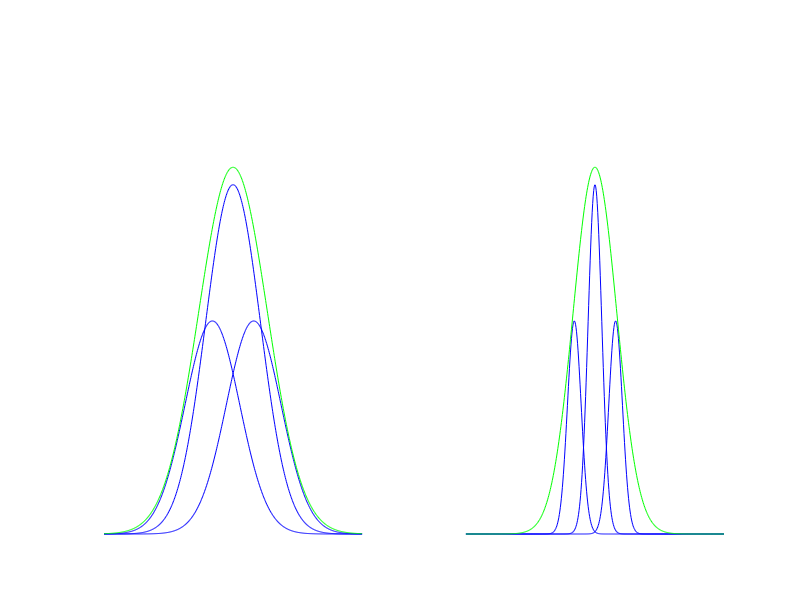
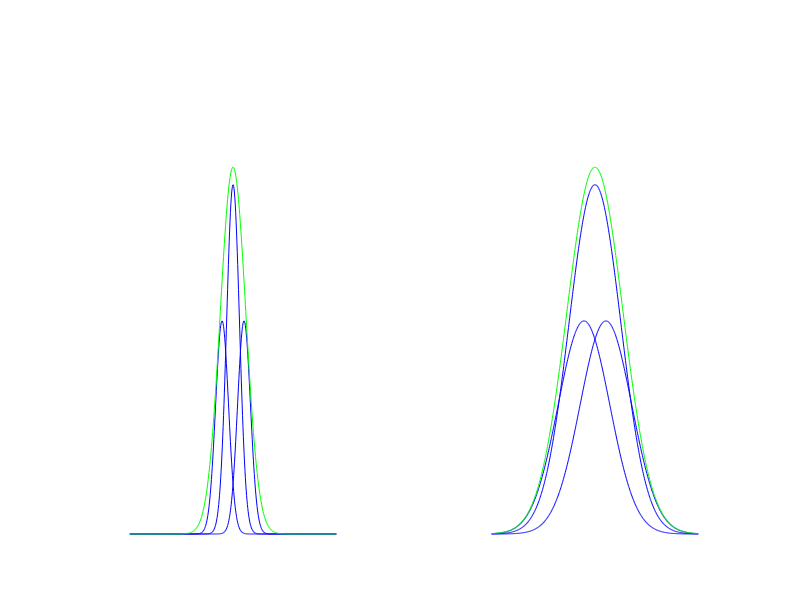

These figures' MATLAB source, in order:
N = 512;
x = linspace(-1.5,1.5,N)

sigh = 0.24;
%H = exp(-(x).^2/(2*sigh^2));
Ampdom = [.61 1 .61];
mudom = [-sigh 0 sigh];

f1 = 1;
f2 = 4;

sig1 = 1/(pi*f1);
sig2 = 1/(pi*f2);

figure
for i = 1:length(mudom)
    
    mu = mudom(i);
    amp = Ampdom(i);
    
    subplot(1,2,1)
    hold on
    y = amp*exp(-(x-mu).^2/(2*sig1^2));
    plot(x,y,'b')
    axis off
    
    subplot(1,2,2)
    hold on
    y = amp*exp(-(x-mu).^2/(2*sig2^2));
    plot(x,y,'b')
    axis off
 
end

sigp1 = sqrt(sig1^2 + sigh^2);
subplot(1,2,1)
hold on
y = 1.05*exp(-(x).^2/(2*sigp1^2));
plot(x,y,'g')
axis off

sigp2 = sqrt(sig2^2 + sigh^2);
subplot(1,2,2)
hold on
y = 1.05*exp(-(x).^2/(2*sigp2^2));
plot(x,y,'g')
axis off

%%
N = 512;
x = linspace(-8,8,N);

sigh = 0.85;
%H = exp(-(x).^2/(2*sigh^2));
Ampdom = [.61 1 .61];
mudom = [-sigh 0 sigh];

f1 = 1;
f2 = 4;

sig1 = f1/2;
sig2 = f2/2;

figure
for i = 1:length(mudom)
    
    mu = mudom(i);
    amp = Ampdom(i);
    
    subplot(1,2,1)
    hold on
    y = amp*exp(-(x-mu).^2/(2*sig1^2));
    plot(x,y,'b')
    axis off
    
    subplot(1,2,2)
    hold on
    y = amp*exp(-(x-mu).^2/(2*sig2^2));
    plot(x,y,'b')
    axis off
 
end

sigp1 = sqrt(sig1^2 + sigh^2)
subplot(1,2,1)
hold on
y = 1.05*exp(-(x).^2/(2*sigp1^2));
plot(x,y,'g')
axis off
%xlim([-4 4])

sigp2 = sqrt(sig2^2 + sigh^2)
subplot(1,2,2)
hold on
y = 1.05*exp(-(x).^2/(2*sigp2^2));
plot(x,y,'g')
axis off

